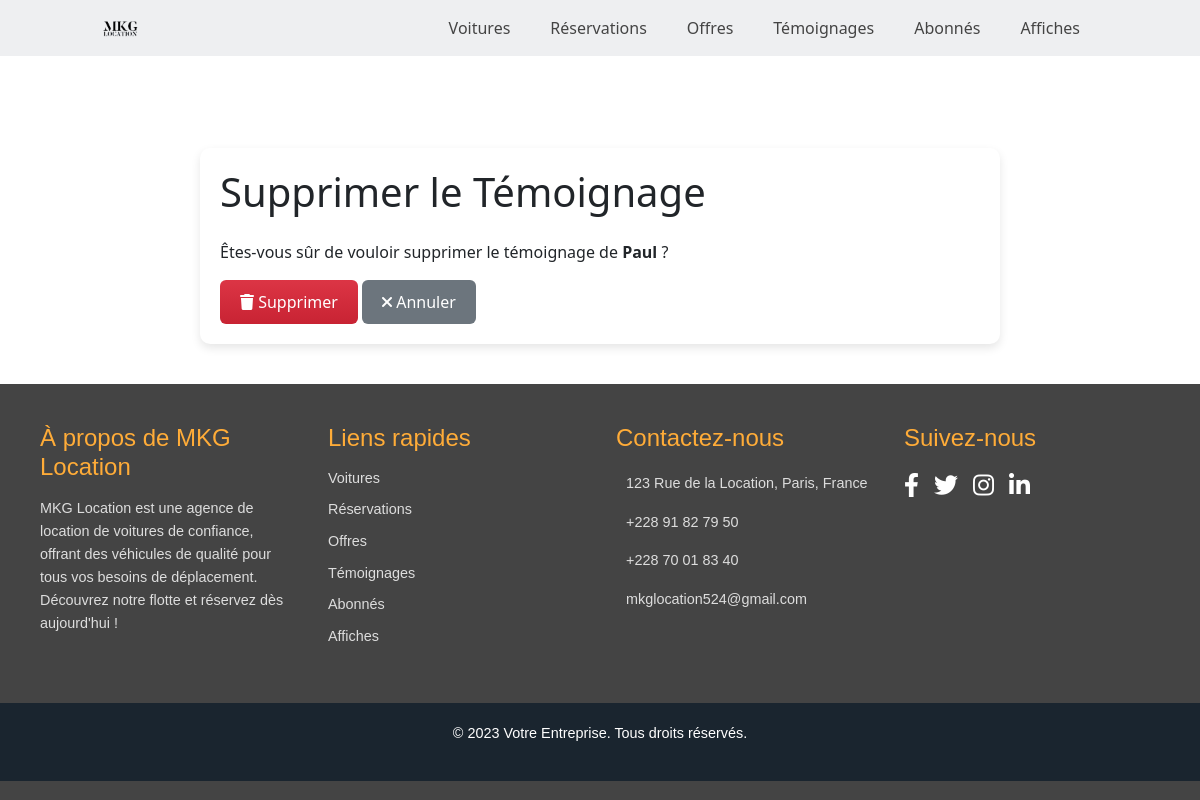
/temoignages/supprimer/5/, run on an earlier commit of the app's database.
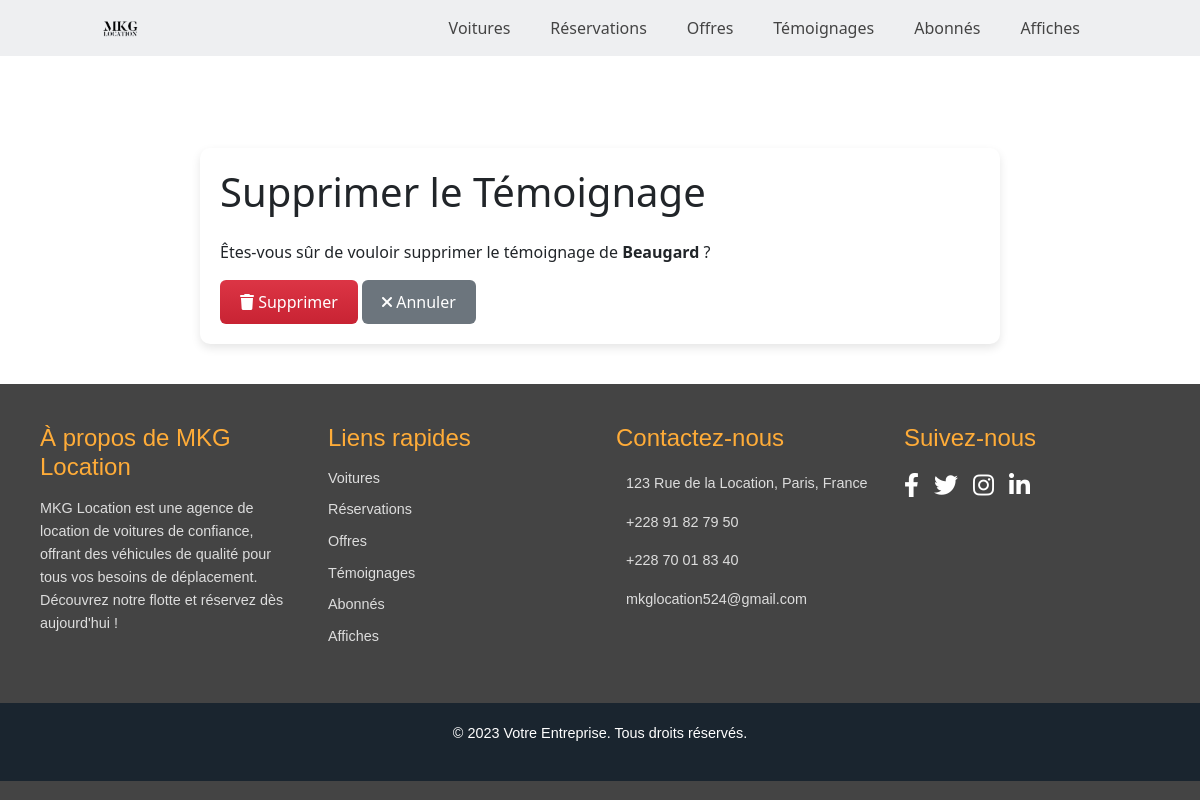
And on a later commit of the database.
### vehicules/models.py (models this page shows, shortened)
class Temoignage(models.Model):
    nom = models.CharField(max_length=100)  # Nom du client
    image = models.ImageField(upload_to='temoignages/')  # Image du client
    avis = models.TextField()  # Témoignage
    etoiles = models.IntegerField(choices=[(1, '1 étoile'), (2, '2 étoiles'), (3, '3 étoiles'), (4, '4 étoiles'), (5, '5 étoiles')])  # Note sur 5 étoiles

### vehicules/views.py (the view)
# urls.py: path('temoignages/supprimer/<int:id>/', views.supprimer_temoignage, name='supprimer_temoignage'),
def supprimer_temoignage(request, id):
    temoignage = get_object_or_404(Temoignage, id=id)
    if request.method == 'POST':
        temoignage.delete()
        return redirect('liste_temoignages')
    return render(request, 'dashboard/temoignages/supprimer_temoignage.html', {'temoignage': temoignage})

### vehicules/templates/dashboard/temoignages/supprimer_temoignage.html (shortened to what this page needs)
{% load static %}
<!DOCTYPE html>
<html lang="fr">
<head>
    <link href="https://cdn.jsdelivr.net/npm/bootstrap@5.3.0/dist/css/bootstrap.min.css" rel="stylesheet">
    <link href="https://cdnjs.cloudflare.com/ajax/libs/font-awesome/6.0.0-beta3/css/all.min.css" rel="stylesheet">
</head>
<body>
    <header class="section">
        <div class="logo">
            <a href="{% url 'dashboard' %}">
                <img src="{% static 'images/logomkg.png' %}" alt="Logo MKG">
            </a>
        </div>
        <div class="navbar-container">
            <ul class="navbar">
                <li><a href="{% url 'liste_voitures' %}">Voitures</a></li>
                <li><a href="{% url 'liste_reservations' %}">Réservations</a></li>
                <li><a href="{% url 'liste_offres' %}">Offres</a></li>
                <li><a href="{% url 'liste_temoignages' %}">Témoignages</a></li>
                <li><a href="{% url 'liste_abonnes' %}">Abonnés</a></li>
                <li><a href="{% url 'liste_affiches' %}">Affiches</a></li>
            </ul>
        </div>
    </header>
    <main>
        <div class="container mt-5">
            <h1 class="mb-4">Supprimer le Témoignage</h1>
            <p>Êtes-vous sûr de vouloir supprimer le témoignage de <strong>{{ temoignage.nom }}</strong> ?</p>
            <form method="post">
                <button type="submit" class="btn btn-danger">
                    <i class="fas fa-trash"></i> Supprimer
                </button>
                <a href="{% url 'liste_temoignages' %}" class="btn btn-secondary">
                    <i class="fas fa-times"></i> Annuler
                </a>
            </form>
        </div>
    </main>
    <footer class="footer">
        <div class="footer-container">
            <div class="footer-section">
                <h3>À propos de MKG Location</h3>
                <p>MKG Location est une agence de location de voitures de confiance, offrant des véhicules de qualité pour tous vos besoins de déplacement. Découvrez notre flotte et réservez dès aujourd'hui !</p>
            </div>
            <div class="footer-section">
                <h3>Liens rapides</h3>
                <ul>
                    <li><a href="{% url 'liste_voitures' %}">Voitures</a></li>
                    <li><a href="{% url 'liste_reservations' %}">Réservations</a></li>
                    <li><a href="{% url 'liste_offres' %}">Offres</a></li>
                    <li><a href="{% url 'liste_temoignages' %}">Témoignages</a></li>
                    <li><a href="{% url 'liste_abonnes' %}">Abonnés</a></li>
                    <li><a href="{% url 'liste_affiches' %}">Affiches</a></li>
                </ul>
            </div>
           <div class="footer-section">
            <h3>Contactez-nous</h3>
            <ul>
                <li> 123 Rue de la Location, Paris, France</li>
                <li><a href="https://wa.me/22891827950" target="_blank"> +228 91 82 79 50</a></li>
                <li><a href="https://wa.me/22870018340" target="_blank"> +228 70 01 83 40</a></li>
                <li> mkglocation524@gmail.com</li>
            </ul>
        </div>
            <div class="footer-section">
                <h3>Suivez-nous</h3>
                <div class="social-icons">
                    <a href="#"><i class="fab fa-facebook-f"></i></a>
                    <a href="#"><i class="fab fa-twitter"></i></a>
                    <a href="#"><i class="fab fa-instagram"></i></a>
                    <a href="#"><i class="fab fa-linkedin-in"></i></a>
                </div>
            </div>
        </div>
        <div class="copyright">
            <p>&copy; 2023 Votre Entreprise. Tous droits réservés.</p>
        </div>
    </footer>
</body>
</html>

What changed in the data, as far as the page shows it:
changed Temoignage: nom "Paul" → "Beaugard"
